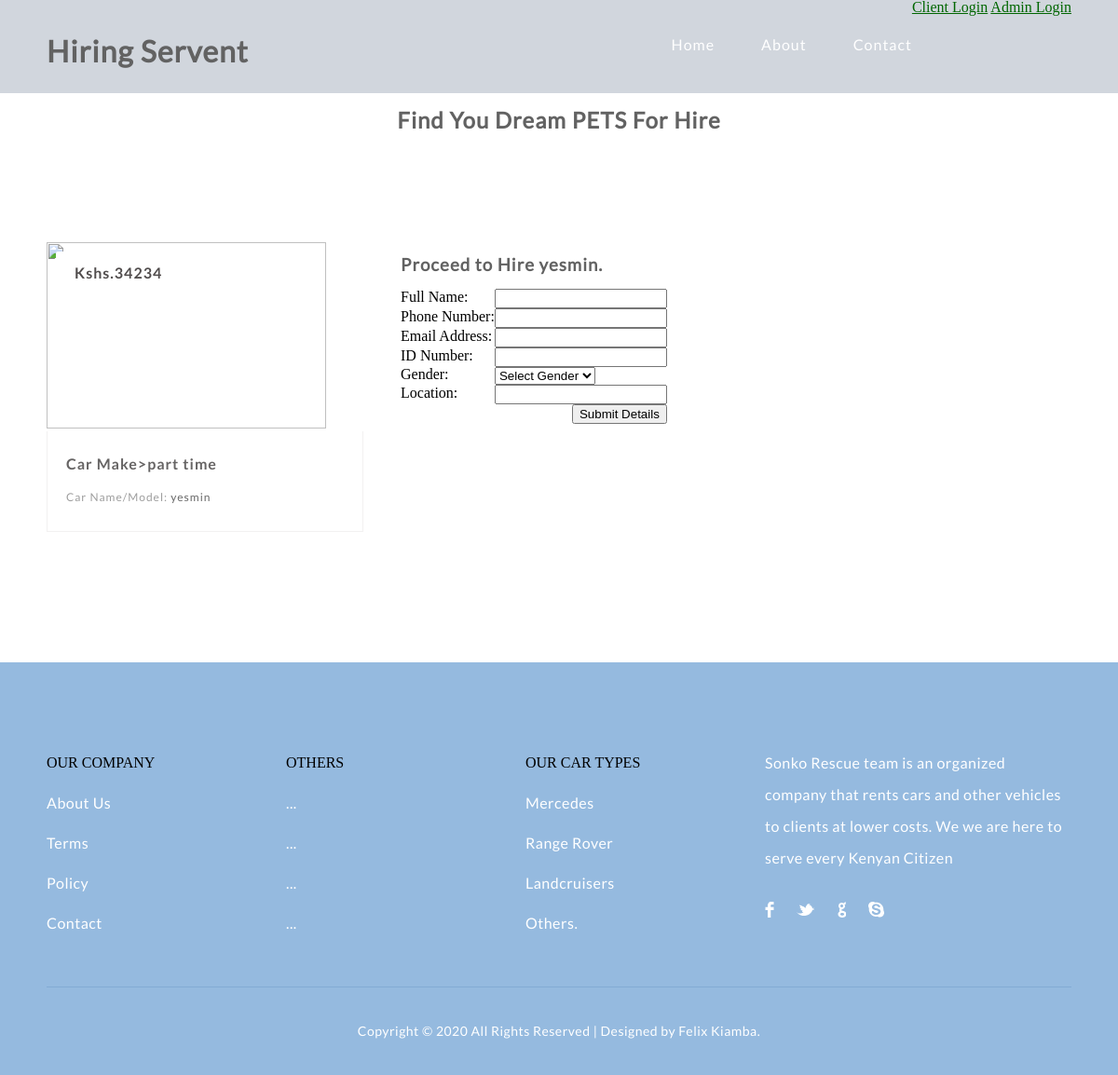
/book_car.php?id=13, run on the app's committed database.
### tables this page shows
CREATE TABLE IF NOT EXISTS `pets` (
  `pet_id` int(11) NOT NULL AUTO_INCREMENT,
  `pet_name` varchar(255) NOT NULL,
  `pet_type` varchar(255) NOT NULL,
  `image` text,
  `price` int(11) NOT NULL,
  `status` varchar(255) NOT NULL,
  PRIMARY KEY (`pet_id`)
);

### book_car.php (the view, shortened to what this page needs)
<!DOCTYPE html>
<html lang="en">
<head>
	<link rel="stylesheet" type="text/css" href="css/reset.css">
	<link rel="stylesheet" type="text/css" href="css/responsive.css">
</head>
<body>
	<section class="">
		<?php
			include 'header.php';
		?>
			<section class="caption">
				<h2 class="caption" style="text-align: center">Find You Dream PETS For Hire</h2>
			</section>
	</section>
	<section class="listings">
		<div class="wrapper">
			<ul class="properties_list">
			<?php
						include 'includes/config.php';
						$sel = "SELECT * FROM pets WHERE pet_id = '$_GET[id]'";
						$rs = $conn->query($sel);
						$rws = $rs->fetch_assoc();
			?>
				<li>
					<a href="book_car.php?id=<?php echo $rws['pet_id'] ?>">
						<img class="thumb" src="cars/<?php echo $rws['image'];?>" width="300" height="200">
					</a>
					<span class="price"><?php echo 'Kshs.'.$rws['price'];?></span>
					<div class="property_details">
						<h1>
							<a href="book_car.php?id=<?php echo $rws['pet_id'] ?>"><?php echo 'Car Make>'.$rws['pet_type'];?></a>
						</h1>
						<h2>Car Name/Model: <span class="property_size"><?php echo $rws['pet_name'];?></span></h2>
					</div>
				</li>
				<h3>Proceed to Hire <?php echo $rws['pet_name'];?>. </h3>
				<?php
					if(!$_SESSION['email'] && (!$_SESSION['pass'])){
				?>
				<form method="post">
					<table>
						<tr>
							<td>Full Name:</td>
							<td><input type="text" name="fname" required></td>
						</tr>
						<tr>
							<td>Phone Number:</td>
							<td><input type="text" name="phone" required></td>
						</tr>
						<tr>
							<td>Email Address:</td>
							<td><input type="email" name="email" required></td>
						</tr>
						<tr>
							<td>ID Number:</td>
							<td><input type="text" name="id_no" required></td>
						</tr>
						<tr>
							<td>Gender:</td>
							<td>
								<select name="gender">
									<option> Select Gender </option>
								</select>
							</td>
						</tr>
						<tr>
							<td>Location:</td>
							<td><input type="text" name="location" required></td>
						</tr>
						<tr>
							<td colspan="2" style="text-align:right"><input type="submit" name="save" value="Submit Details"></td>
						</tr>
					</table>
				</form>
				<?php
					} else
						{
							?>
								<a href="pay.php">Click to Book</a>
							<?php
						}
				?>
			</ul>
		</div>
	</section>
	<footer>
		<div class="wrapper footer">
			<ul>
				<li class="links">
					<ul>
						<li>OUR COMPANY</li>
						<li><a href="#">About Us</a></li>
						<li><a href="#">Terms</a></li>
						<li><a href="#">Policy</a></li>
						<li><a href="#">Contact</a></li>
					</ul>
				</li>
				<li class="links">
					<ul>
						<li>OTHERS</li>
						<li><a href="#">...</a></li>
						<li><a href="#">...</a></li>
						<li><a href="#">...</a></li>
						<li><a href="#">...</a></li>
					</ul>
				</li>
				<li class="links">
					<ul>
						<li>OUR CAR TYPES</li>
						<li><a href="#">Mercedes</a></li>
						<li><a href="#">Range Rover</a></li>
						<li><a href="#">Landcruisers</a></li>
						<li><a href="#">Others.</a></li>
					</ul>
				</li>
				<li class="about">
					<p>Sonko Rescue team is an organized company that rents cars and other vehicles to clients at lower costs. We we are here to serve every Kenyan Citizen</p>
					<ul>
						<li><a href="http://facebook.com/sonko" class="facebook" target="_blank"></a></li>
						<li><a href="http://twitter.com/sonko" class="twitter" target="_blank"></a></li>
						<li><a href="http://plus.google.com/+sonko" class="google" target="_blank"></a></li>
						<li><a href="#" class="skype"></a></li>
					</ul>
				</li>
			</ul>
		</div>
		<div class="copyrights wrapper">
			Copyright &copy; <?php echo date("Y")?> All Rights Reserved | Designed by Felix Kiamba.
		</div>
	</footer>
</body>
</html>

### css/responsive.css (style rules this page uses)
body { background: #fff; }
.wrapper { max-width: 1100px; margin: 0 auto; position: relative; }
h1, h2, h3, h4, h5 ,h6 { color: #626262; font-family: "lato-regular", Helvetica, Arial, sans-serif; letter-spacing: 1px; }
h1 { font-size: 2em; margin: .67em 0 }
h2 { font-size: 1.5em; margin: .75em 0 }
h3 { font-size: 1.17em; margin: .83em 0 }
h1, h2, h3, h4, h5, h6 { font-weight: bolder }
.listings { padding: 100px 0; }
.listings ul.properties_list { list-style: none; overflow: hidden; }
.listings ul.properties_list li { display: block; width: 30.90909090909091%; height: auto; position: relative; float: left; margin: 0 3.636363636363636% 3.636363636363636% 0; }
.listings ul.properties_list li .price { position: absolute; top: 10px; left: 10px; padding: 15px 20px; background: #ffffff; color: #514d4d; font-family: "lato-bold", Helvetica, Arial, sans-serif; font-size: 16px; font-weight: bold; letter-spacing: 1px; border-radius: 2px; -webkit-border-radius: 2px; -moz-border-radius: 2px; -o-border-radius: 2px; }
.listings ul li .property_details { width: 87.64705882352941%; padding: 2.941176470588235% 5.882352941176471% 4.117647058823529% 5.882352941176471%; border-bottom: 1px solid #f2f1f1; border-left: 1px solid #f2f1f1; border-right: 1px solid #f2f1f1; transition: all .2s linear; -webkit-transition: all .2s linear; -moz-transition: all .2s linear; -o-transition: all .2s linear; }
.listings ul li .property_details h1 { color: #666464; font-family: "lato-bold", Helvetica, Arial, sans-serif; font-size: 16px!important; font-weight: bold; margin-bottom: 5px; line-height: 28px; }
.listings ul li .property_details h1 a { text-decoration: none; color: #666464; }
.listings ul li .property_details h2 { color: #9d9d9d; font-family: "lato-regular", Helvetica, Arial, sans-serif; font-size: 12px; line-height: 26px; font-weight: normal; }
.listings ul li .property_details .property_size { color: #676767; }
footer { padding-top: 100px; background: #95badf; }
footer .footer > ul { overflow: hidden; }
footer .footer > ul > li { display: block; float: left; list-style: none; margin-right: 60px; }
footer .footer > ul > li:last-child { margin-right: 0; }
footer .footer > ul > li.links { width: 197px; }
footer ul li.links > ul > li { display: block; width: 100%; list-style: none; margin-bottom: 27px; }
footer ul li.links > ul > li:last-child { margin-bottom: 0; }
footer .footer > ul > li.links li a { text-decoration: none; display: block; color: #fff; font-family: "lato-regular", Helvetica, Arial, sans-serif; font-size: 16px; letter-spacing: .5px; text-align: left; }
footer .footer > ul > li.about { width: 327px; }
footer ul li.about p { color: #fff; font-family: "lato-regular", Helvetica, Arial, sans-serif; font-size: 16px; letter-spacing: .5px; line-height: 34px; margin-top: -9px; }
footer ul li.about > ul > li { display: inline-block; margin-right: 20px; margin-top: 30px; }
footer ul li.about > ul > li:last-child { margin-right: 0; }
footer ul li.about > ul > li a { background: url('../img/social_media.png') no-repeat; }
footer ul li.about > ul > li a.facebook { display: block; width: 10px; height: 18px; background-position: 0 0; }
footer ul li.about > ul > li a.twitter { display: block; width: 19px; height: 18px; background-position: -11px 0px; }
footer ul li.about > ul > li a.google { display: block; width: 10px; height: 18px; background-position: -31px 0px; }
footer ul li.about > ul > li a.skype { display: block; width: 17px; height: 18px; background-position: -43px 0px; }
footer .copyrights { display: block; text-align: center; padding: 40px 0; margin-top: 60px; color: #fff; font-family: "lato-regular", Helvetica, Arial, sans-serif; font-size: 14px; letter-spacing: .5px; border-top: 1px solid #82abd4; }

### data on the page
pets: price "34234", pet_type "part time", pet_name "yesmin"
